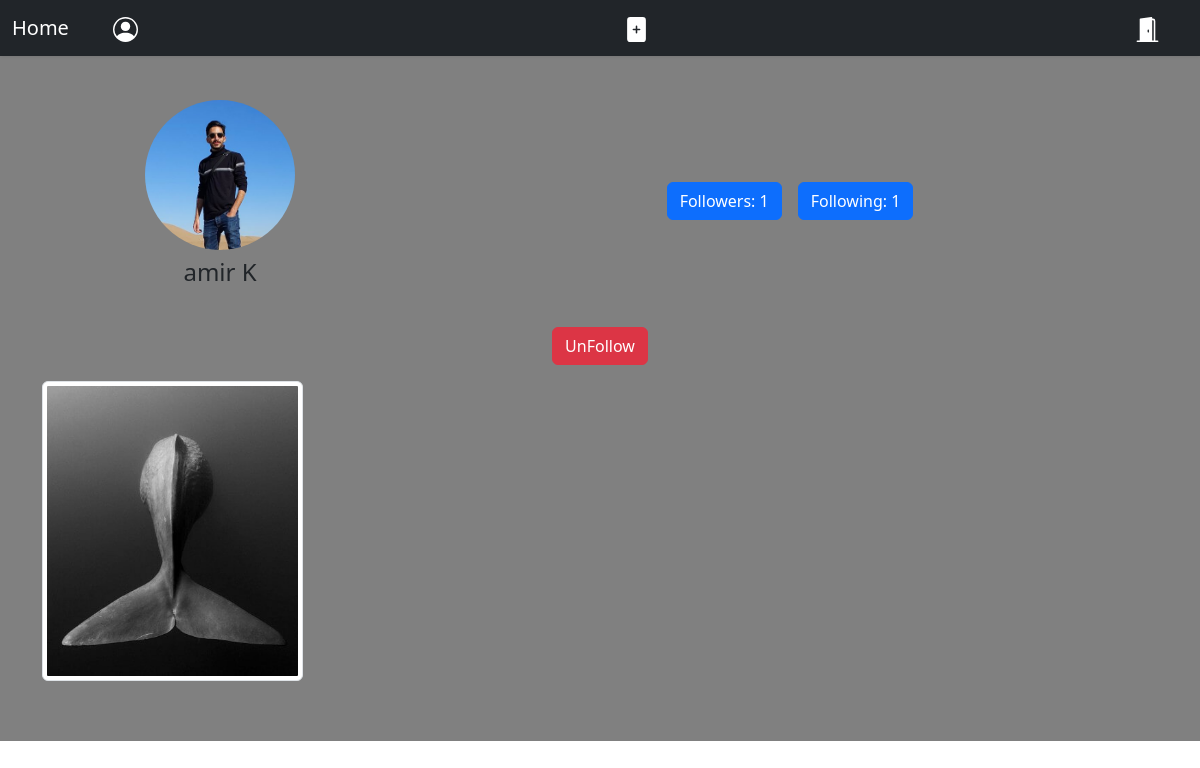
The page /accounts/profile/15/ (signed in) on the database its author committed.
### accounts/models.py (models this page shows, shortened)
class User(AbstractBaseUser):
    username = models.CharField(max_length=200,unique=True)
    profile = models.ImageField(upload_to='profile_image',default='blank-profile-picture.png')
    bio = models.CharField(max_length=300,blank=True ,null=True)
    full_name = models.CharField(max_length=255)
    email = models.EmailField(max_length=255,unique=True)
    is_active = models.BooleanField(default=True)
    is_admin = models.BooleanField(default=False)
    birthday = models.DateField(blank= True ,null=True)
    privet = models.BooleanField(default=False)
    objects = UserManager()
    USERNAME_FIELD = 'username'
    REQUIRED_FIELDS = ['email','full_name']
    def __str__ (self):
        return self.username
    def folowerscount(self):
        return self.followers.count()
    def folowingcount(self):
        return self.following.count()

### home/models.py (models this page shows, shortened)
class Post(models.Model):
    user = models.ForeignKey(User,on_delete=models.CASCADE ,related_name='puser')
    image = models.ImageField(upload_to='post_image')
    caption = models.CharField(max_length=255)
    slug=models.SlugField()
    created = models.DateTimeField(auto_now_add=True)
    updated = models.DateTimeField(auto_now=True)
    def __str__(self) -> str:
        return self.caption

### accounts/views.py (the view)
# urls.py: path('profile/<int:user_id>/',views.UserProfileView.as_view(),name='user_profile'),
class UserProfileView(LoginRequiredMixin,View):
    def get(self,request,user_id):
        user = get_object_or_404(User , pk=user_id)
        follow = Relations.objects.filter(from_user = request.user.id,to_user=user)
        print('-'*99)
        followers = Relations.objects.filter(to_user=user_id)
        following = Relations.objects.filter(from_user=user_id)
        posts = Post.objects.filter(user=user_id)
        re = UserRequest.objects.filter(from_user = request.user.id,to_user=user)
        is_request =False
        if re.exists():
            is_request=True
        is_follow = False
        if follow.exists():
            is_follow=True
        context = {'user':user,
                        'posts':posts,
                        'is_follow':is_follow,
                        'followers':followers,
                        'following':following,
                        'is_request':is_request}
        print(context)
        return render(request , 'accounts/profile.html',context)

### home/models.py (called while the page is built)
    def __str__(self):
        return f'{self.from_user} follow {self.to_user}'

### accounts/templates/accounts/profile.html (shortened to what this page needs)
{% extends "base.html" %}
{% load static %}
{% block extra_headers %}
<link rel="stylesheet" href="{% static 'accounts/css/profile.css' %}">
{% endblock extra_headers %}
{% block content %}
<div class="container my-4">
    <div class="row justify-content-center align-items-center">
        <div class="col-12 col-md-4 text-center mb-3">
            <img src="{{ user.profile.url }}" alt="تصویر پروفایل" class="rounded-circle img-fluid" style="width: 150px; height: 150px; object-fit: cover;">
            <h4 class="mt-2">{{ user.full_name }}</h4>
        </div>
        <div class="col-12 col-md-8 text-center">
            <div class="d-flex flex-wrap justify-content-center">
                <button class="btn btn-primary mx-2 mb-2" data-bs-toggle="modal" data-bs-target="#followersModal">Followers: {{ user.folowingcount }}</button>
                <button class="btn btn-primary mx-2 mb-2" data-bs-toggle="modal" data-bs-target="#followingModal">Following: {{ user.folowerscount }}</button>
            </div>
        </div>
    </div>
    {% if request.user.id != user.id %}
        <div class="row justify-content-center">
            <div class="col-12 text-center my-3">
                    {% if is_follow %}
                        <a href="{% url 'home:user_relations' user.id %}" class="btn btn-danger">UnFollow</a>
                    {% endif %}
            </div>
        </div>
    {% endif %}
    <div class="row">
        {% if request.user.id == user.id or user.privet == False or is_follow %}
        {% for post in posts %}
        <div class="col-6 col-md-4 col-lg-3 mb-3">
            <a href="{% url "home:post_detail" post.id post.slug %}">
                <img src="{{ post.image.url }}" class="img-fluid img-thumbnail" alt="Post Image" style="width:100%; height:300px; object-fit:cover;">
            </a>
        </div>
        {% endfor %}
        {% else %}
        <p class="text-center">This account is private.</p>
        {% endif %}
    </div>
</div>
{% endblock content %}

### rows shown on the page
User: profile (picture), full_name "amir K", folowingcount "1", folowerscount "1"
Post: image (picture)
